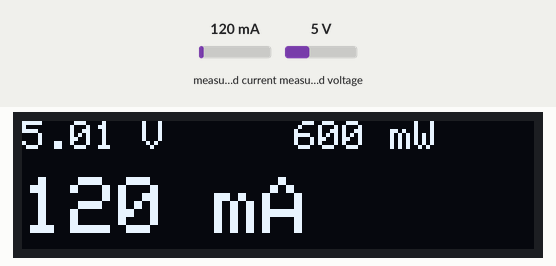
This sketch was run on a simulated Arduino Uno, built with avr-gcc and run on an emulated ATmega328P. Parts: 128×32 one-colour display. The test bench sets the inputs (shaded band); at power-on: measured current 120 mA, measured voltage 5 V. What the sketch prints to the serial monitor is not drawn.

Above: at 1.2 s.
1.3 s: measured current set to 40 mA
At 2.2 s:
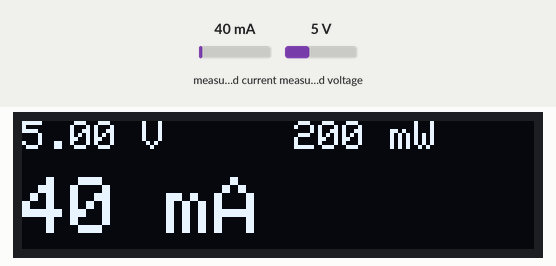
3.1 s: measured voltage set to 0.3 V
At 3.6 s:
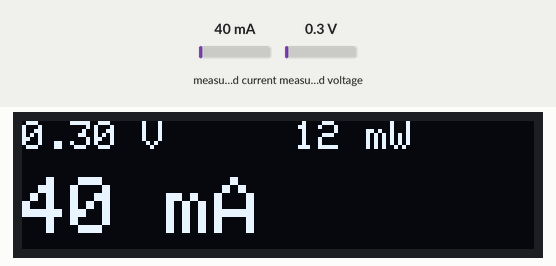
4.7 s: measured current set to 500 mA
At 5.9 s:
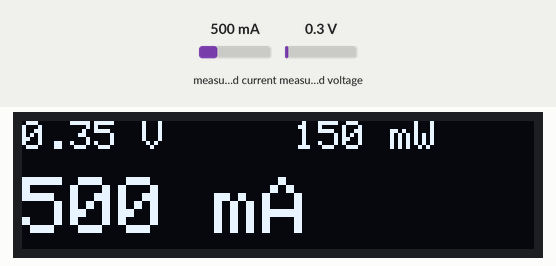
6.2 s: measured voltage set to 3.8 V
At 7.5 s:
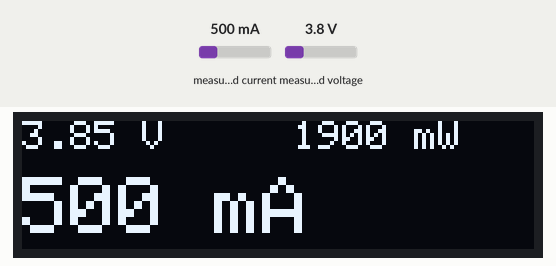
Timing chart, 0 to 8.8 s (numbered marks = the images above; inputs shaded):
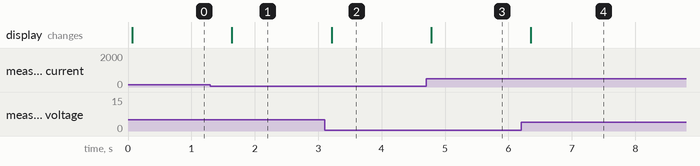

The sketch:

arduino-atx-bench-power-supply-ina219-oled.ino
```cpp
/*
 * ATX bench power supply — voltage, current and power on an OLED
 *
 * Switches on a salvaged ATX supply and reads its output through an INA219
 * shunt, so the screen shows what the supply is actually delivering instead of
 * what the label claims.
 *
 * Wiring: INA219 on I2C (SDA/SCL), OLED on the same bus, ATX PS-ON pulled low.
 * Board: Arduino Nano or Uno
 */

#include <Wire.h>
#include <Adafruit_INA219.h>
#include <Adafruit_GFX.h>
#include <Adafruit_SSD1306.h>

#define SCREEN_WIDTH   128
#define SCREEN_HEIGHT  32
#define OLED_RESET     -1
#define OLED_ADDRESS   0x3C

Adafruit_SSD1306 display(SCREEN_WIDTH, SCREEN_HEIGHT, &Wire, OLED_RESET);
Adafruit_INA219 ina219;

void setup() {
  Serial.begin(115200);
  Wire.begin();

  if (!display.begin(SSD1306_SWITCHCAPVCC, OLED_ADDRESS)) {
    Serial.println("SSD1306 not found");
    while (true) {
      delay(1000);
    }
  }
  display.clearDisplay();
  display.display();

  if (!ina219.begin()) {
    Serial.println("INA219 not found");
    while (true) {
      delay(1000);
    }
  }
  ina219.setCalibration_32V_2A();

  Serial.println("Ready");
}

void loop() {
  float shuntMv = ina219.getShuntVoltage_mV();
  float busV    = ina219.getBusVoltage_V();
  float currentMa = ina219.getCurrent_mA();
  float powerMw   = ina219.getPower_mW();
  float loadV     = busV + (shuntMv / 1000.0);

  display.clearDisplay();
  display.setTextColor(SSD1306_WHITE);
  display.setCursor(0, 0);

  display.setTextSize(1);
  display.print(loadV, 2);
  display.print(" V");
  display.setCursor(SCREEN_WIDTH - 60, 0);
  display.print(powerMw, 0);
  display.print(" mW");

  display.setTextSize(2);
  display.setCursor(0, 14);
  display.print(currentMa, 0);
  display.print(" mA");

  display.display();
  delay(500);
}
```

Measured:
- after the input at 1.3 s, the display: changes after 0.34 s (image 1)
- after the input at 3.1 s, the display: changes after 0.11 s (image 2)
- after the input at 4.7 s, the display: changes after 0.08 s (image 3)
- after the input at 6.2 s, the display: changes after 0.15 s (image 4)
